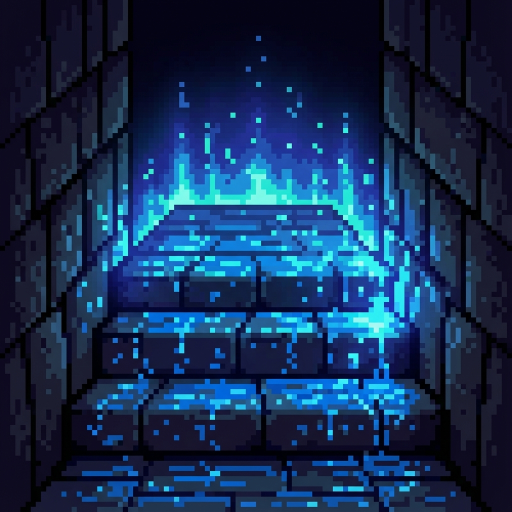
#> input picture assets/stairs_blue.jpg, 1024 x 1024 px (shown at 1/2 size)
$ python make_transparent.py ../assets/stairs_blue.jpg out.png 5 ../assets/stairs_green.jpg 5
#> lines starting #> are read from the running program, lines starting #| are printed output that depends on the picture
import sys
from PIL import Image

# [54 lines left out: function make_transparent, not called in this run]

if __name__ == "__main__":
    if len(sys.argv) < 3:
        print("Usage: python make_transparent.py input_file output_file [tolerance] [r,g,b]")
        sys.exit(1)

    input_file = sys.argv[1]
    output_file = sys.argv[2]
    tol = 30
    target_bg = None

    if len(sys.argv) > 3:
        try:
            tol = int(sys.argv[3])
        except ValueError:
            pass # Use default

    if len(sys.argv) > 4:
        try:
            parts = sys.argv[4].split(',')
            if len(parts) == 3:
                target_bg = (int(parts[0]), int(parts[1]), int(parts[2]))
                print(f"Targeting specific background color: {target_bg}")
        except Exception as e:
            print(f"Error parsing color: {e}")

    try:
        img = Image.open(input_file)
#> img is the input picture: PIL image 1024x1024 RGB; mean R, G, B 21, 47.1, 83.5
        img = img.convert("RGBA")
#> img: PIL image 1024x1024 RGBA
        datas = img.getdata()
        width, height = img.size
#> width = 1024; height = 1024

        bg_colors = []

        if target_bg:
            bg_colors.append(target_bg)
        else:
            # Auto-detect from corners
            corners = [
                (0, 0),
                (width - 1, 0),
                (0, height - 1),
                (width - 1, height - 1)
            ]

            for x, y in corners:
                idx = y * width + x
                if idx < len(datas):
                    c = datas[idx][:3] # Ignore alpha for detection
                    is_new = True
                    for existing in bg_colors:
                        if (abs(existing[0] - c[0]) <= tol and
                            abs(existing[1] - c[1]) <= tol and
                            abs(existing[2] - c[2]) <= tol):
                            is_new = False
                            break
                    if is_new:
                        bg_colors.append(c)
#> this loop made 4 passes
#> c on passes 1 to 4: (13, 10, 31), (12, 9, 30), (11, 8, 29), (16, 13, 34)
#> after the loop, bg_colors = [(13, 10, 31)]

        print(f"Background detection/target: {bg_colors}")
#| Background detection/target: [(13, 10, 31)]

        newData = []
        for item in datas:
            # Check if pixel matches ANY background color
            is_bg = False
            for bg in bg_colors:
                if (abs(item[0] - bg[0]) <= tol and
                    abs(item[1] - bg[1]) <= tol and
                    abs(item[2] - bg[2]) <= tol):
                    is_bg = True
                    break

            if is_bg:
                newData.append((255, 255, 255, 0)) # Transparent
            else:
                newData.append(item)
#> this loop made 1048576 passes
#> item on passes 1 to 3: (13, 10, 31, 255), (14, 11, 32, 255), (14, 9, 32, 255)
#> after the loop, newData = 1048576 items

        # --- Noise Removal (Despeckle) ---
        def remove_speckles(data, w, h, passes=2):
            # Process strictly on the list data
            # 0=R, 1=G, 2=B, 3=A. If len is 3, no Alpha. Assume RGBA input.
#> called with w = 1024, h = 1024, passes = 2
            current_data = list(data)
#> current_data = 1048576 items

            for p in range(passes):
                cleaned_data = list(current_data)
                noise_removed = 0

                for y in range(h):
                    for x in range(w):
                        idx = y * w + x
                        pixel = current_data[idx]

                        # Apply only to non-transparent pixels
                        if len(pixel) == 4 and pixel[3] == 0:
                            continue

                        # Check 8 neighbors
                        neighbors = 0
                        transparent_neighbors = 0

                        for dy in [-1, 0, 1]:
                            for dx in [-1, 0, 1]:
                                if dx == 0 and dy == 0: continue

                                nx, ny = x + dx, y + dy
                                if 0 <= nx < w and 0 <= ny < h:
                                    neighbors += 1
                                    n_idx = ny * w + nx
                                    neighbor_pixel = current_data[n_idx]
                                    # Check if neighbor is transparent
                                    if len(neighbor_pixel) == 4 and neighbor_pixel[3] == 0:
                                        transparent_neighbors += 1

                        # If almost all surrounding pixels are transparent, remove this one
                        # Threshold: if 7 out of 8 neighbors are transparent -> remove
                        # (Adjust as needed. >= neighbors - 1 allows for single sticking out pixels)
                        if neighbors > 0 and transparent_neighbors >= neighbors - 1:
                            cleaned_data[idx] = (255, 255, 255, 0)
                            noise_removed += 1

                print(f"  Pass {p+1}: Removed {noise_removed} speckles")
                current_data = cleaned_data
                if noise_removed == 0:
                    break
            return current_data

        print("Cleaning up noise...")
        newData = remove_speckles(newData, width, height)

        img.putdata(newData)
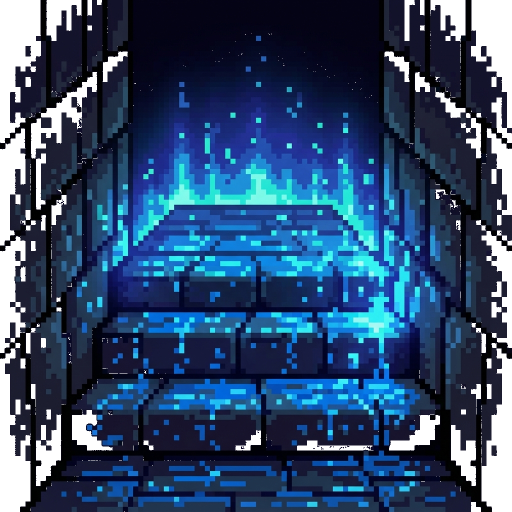
#> img: PIL image 1024x1024 RGBA (shown at 1/2 size); mean R, G, B, A 49.3, 75.7, 109.7, 225.2; transparent parts drawn white

        # --- Resize ---
        # Resize to a smaller resolution (default 64x64 for pixel art style)
        # Keeps file size small and consistent with game assets
        target_size = (64, 64)
        if len(sys.argv) > 5:
            try:
                s = int(sys.argv[5])
                target_size = (s, s)
            except:
                pass

        # Using Nearest Neighbor to keep pixel art look if downsizing significantly
        # Or LANCZOS for smoother downscaling from high-res AI images
        # Since source is 1024x1024 AI "pixel art", simple resizing might look blurry.
        # But let's try standard high-quality downsampling first.
        img = img.resize(target_size, Image.Resampling.LANCZOS)
        print(f"Resized image from {width}x{height} to {target_size}")
#| Resized image from 1024x1024 to (5, 5)

        img.save(output_file, "PNG")
        print(f"Successfully converted {input_file} to {output_file}")

    except Exception as e:
        print(f"Error processing {input_file}: {e}")
        import traceback
        traceback.print_exc()
